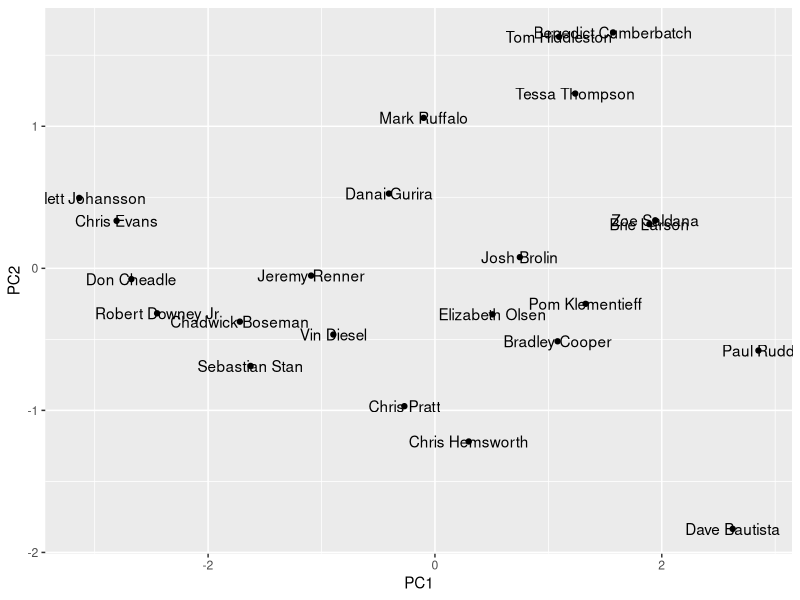
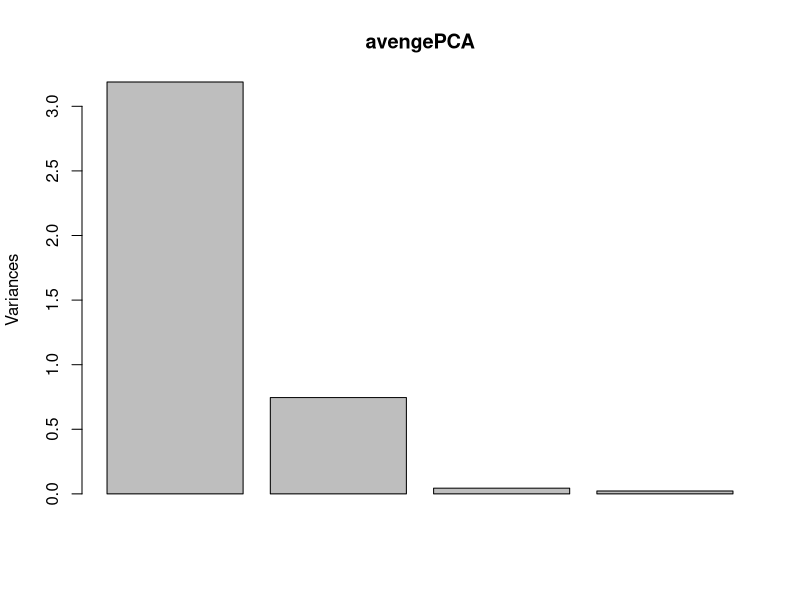

Write R code to recreate these figures, in order.
library("tidyverse")
avengers=read_csv("avengers_pca.csv")
avengers_pca=avengers%>%filter(release_year>=2010)%>%select(c(actor,average_rating,watch_count,like_count,list_count))%>%
  group_by(actor)%>%summarise(mean_rating=mean(average_rating),
                              mean_watch_count=mean(watch_count),
                              mean_like_count=mean(like_count),
                              mean_list_count=mean(list_count))
avengePCA=prcomp(avengers_pca%>%select(-actor),scale=TRUE)
avengers_pca$PC1=avengePCA$x[,"PC1"]
avengers_pca$PC2=avengePCA$x[,"PC2"]

ggplot(data=avengers_pca,aes(x=PC1,y=PC2))+geom_point()+geom_text(label=avengers_pca$actor)
screeplot(avengePCA)
